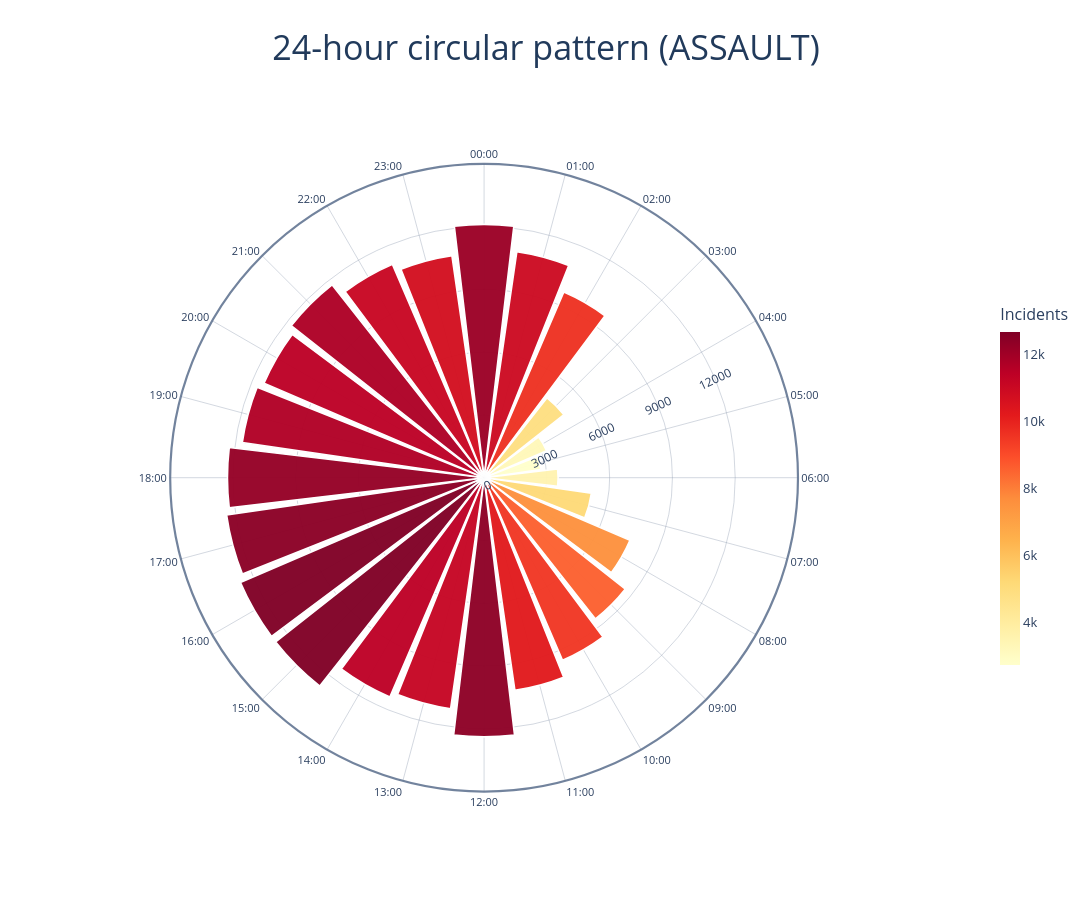

This figure's notebook cell:
### Code cell
# Same plot, radial circles every 3000 incidents

crime_polar_target = "ASSAULT"

polar_df = (
    df4[df4["personal_focus_crime"] == crime_polar_target]
    .assign(hour=lambda d: d["dt"].dt.hour)
    .groupby("hour")
    .size()
    .reindex(range(24), fill_value=0)
    .rename("count")
    .reset_index()
)

polar_df["hour_label"] = polar_df["hour"].map(lambda h: f"{h:02d}:00")

fig = px.bar_polar(
    polar_df,
    r="count",
    theta="hour_label",
    color="count",
    color_continuous_scale="YlOrRd",
    template="plotly_white",
)

fig.update_traces(
    marker_line_color="white",
    marker_line_width=1.6,
    opacity=0.96,
    hovertemplate="Hour: %{theta}<br>Incidents: %{r}<extra></extra>"
)

# 3k step for radial rings
step = 3000
max_r = int(np.ceil(polar_df["count"].max() / step) * step)
tickvals = list(range(0, max_r + 1, step))
ticktext = [str(v) for v in tickvals]
ticktext[-1] = ""  # hide outermost label

fig.update_layout(
    title=dict(
        text=f"24-hour circular pattern ({crime_polar_target})",
        x=0.5,
        xanchor="center",
        y=0.96,
        font=dict(size=34, color="#213a5b")
    ),
    width=1200,
    height=900,
    margin=dict(l=60, r=120, t=120, b=50),
    font=dict(size=15, color="#2b3f5f"),
    showlegend=False,
    paper_bgcolor="white",
    plot_bgcolor="white",
    coloraxis_colorbar=dict(
        title=dict(text="Incidents", font=dict(size=16)),
        len=0.52,
        thickness=20,
        y=0.5,
        yanchor="middle",
        tickfont=dict(size=13),
    ),
    polar=dict(
        domain=dict(x=[0.09, 0.84], y=[0.08, 0.94]),
        bgcolor="white",
        angularaxis=dict(
            direction="clockwise",
            rotation=90,
            tickfont=dict(size=11),
            ticks="",
            showline=True,
            linecolor="rgba(90,110,140,0.85)",
            linewidth=2.2,
            gridcolor="rgba(130,145,165,0.35)",
            gridwidth=1.0
        ),
        radialaxis=dict(
            range=[0, max_r],
            tickvals=tickvals,
            ticktext=ticktext,
            tickfont=dict(size=12),
            angle=25,
            showline=False,
            gridcolor="rgba(130,145,165,0.35)",
            gridwidth=1.0
        ),
    ),
)

fig.show()

### Figure 1 — Plotly figure (JSON) as saved in the notebook; plotly's stock layout.template omitted (floating-point values rounded to 4 significant figures)
{"data": [{"hovertemplate": "Hour: %{theta}<br>Incidents: %{r}<extra></extra>", "legendgroup": "", "marker": {"color": [12106, 10914, 9656, 4860, 3255, 2741, 3539, 5180, 7587, 8597, 9498, 10263, 12387, 11156, 11409, 12681, 12676, 12431, 12263, 11675, 11445, 11735, 11095, 10722], "coloraxis": "coloraxis", "line": {"color": "white", "width": 1.6}, "pattern": {"shape": ""}}, "name": "", "opacity": 0.96, "r": [12106, 10914, 9656, 4860, 3255, 2741, 3539, 5180, 7587, 8597, 9498, 10263, 12387, 11156, 11409, 12681, 12676, 12431, 12263, 11675, 11445, 11735, 11095, 10722], "showlegend": false, "subplot": "polar", "theta": ["00:00", "01:00", "02:00", "03:00", "04:00", "05:00", "06:00", "07:00", "08:00", "09:00", "10:00", "11:00", "12:00", "13:00", "14:00", "15:00", "16:00", "17:00", "18:00", "19:00", "20:00", "21:00", "22:00", "23:00"], "type": "barpolar"}], "layout": {"barmode": "relative", "coloraxis": {"colorbar": {"len": 0.52, "thickness": 20, "tickfont": {"size": 13}, "title": {"font": {"size": 16}, "text": "Incidents"}, "y": 0.5, "yanchor": "middle"}, "colorscale": [[0, "rgb(255,255,204)"], [0.125, "rgb(255,237,160)"], [0.25, "rgb(254,217,118)"], [0.375, "rgb(254,178,76)"], [0.5, "rgb(253,141,60)"], [0.625, "rgb(252,78,42)"], [0.75, "rgb(227,26,28)"], [0.875, "rgb(189,0,38)"], [1, "rgb(128,0,38)"]]}, "font": {"color": "#2b3f5f", "size": 15}, "height": 900, "legend": {"tracegroupgap": 0}, "margin": {"b": 50, "l": 60, "r": 120, "t": 120}, "paper_bgcolor": "white", "plot_bgcolor": "white", "polar": {"angularaxis": {"direction": "clockwise", "gridcolor": "rgba(130,145,165,0.35)", "gridwidth": 1, "linecolor": "rgba(90,110,140,0.85)", "linewidth": 2.2, "rotation": 90, "showline": true, "tickfont": {"size": 11}, "ticks": ""}, "bgcolor": "white", "domain": {"x": [0.09, 0.84], "y": [0.08, 0.94]}, "radialaxis": {"angle": 25, "gridcolor": "rgba(130,145,165,0.35)", "gridwidth": 1, "range": [0, 15000], "showline": false, "tickfont": {"size": 12}, "ticktext": ["0", "3000", "6000", "9000", "12000", ""], "tickvals": [0, 3000, 6000, 9000, 12000, 15000]}}, "showlegend": false, "title": {"font": {"color": "#213a5b", "size": 34}, "text": "24-hour circular pattern (ASSAULT)", "x": 0.5, "xanchor": "center", "y": 0.96}, "width": 1200}}
